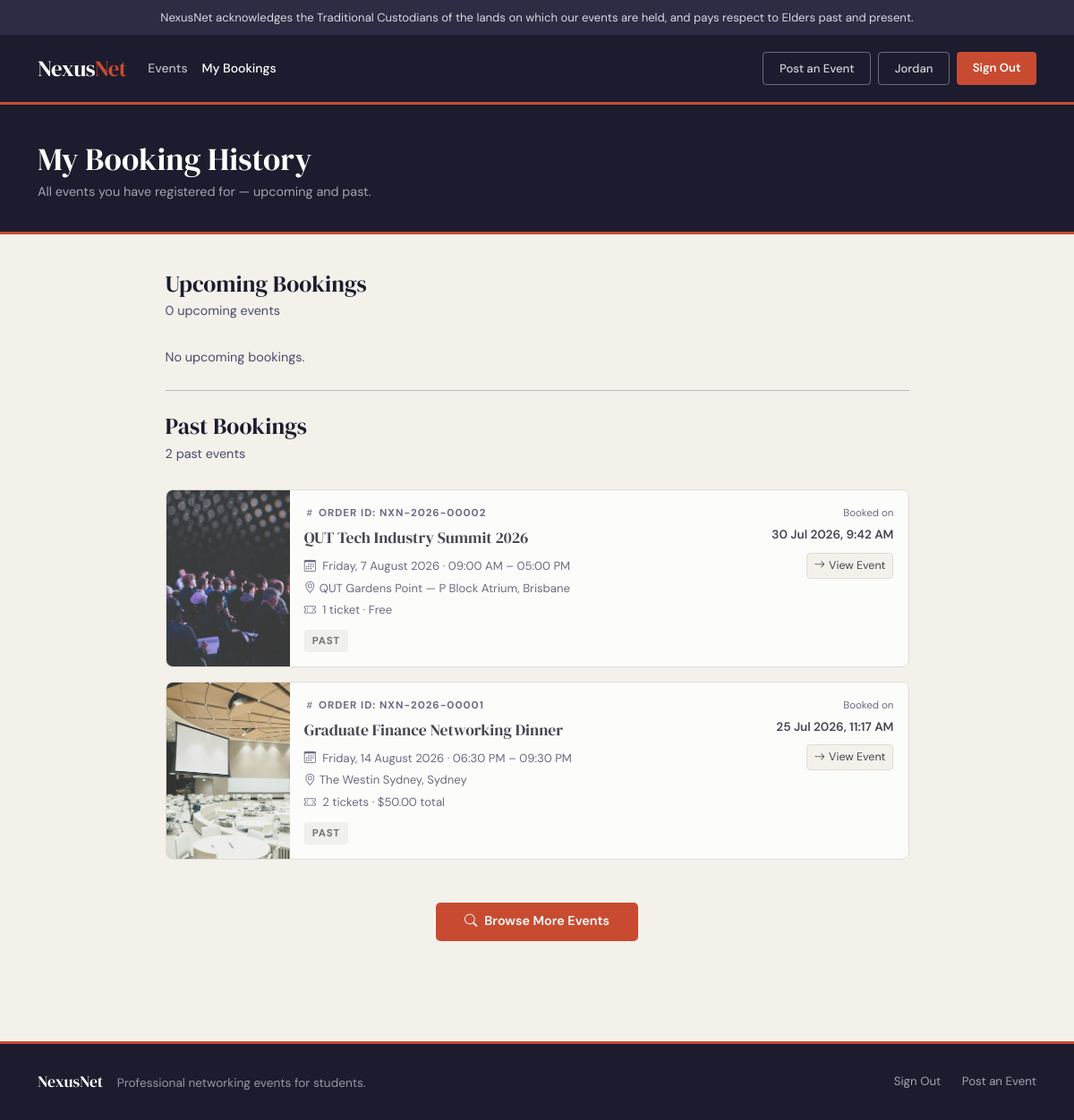
/bookings (signed in), run on the app's committed database.
### website/models.py (models this page shows)
class User(db.Model, UserMixin):
    __tablename__ = 'users'
    id = db.Column(db.Integer, primary_key=True)
    first_name = db.Column(db.String(50), nullable=False)
    surname = db.Column(db.String(50), nullable=False)
    email = db.Column(db.String(120), unique=True, nullable=False)
    password_hash = db.Column(db.String(255), nullable=False)
    contact_number = db.Column(db.String(20), nullable=False)
    street_address = db.Column(db.String(200), nullable=False)
    events = db.relationship('Event', back_populates='creator', lazy=True)
    orders = db.relationship('Order', back_populates='user', lazy=True)
    comments = db.relationship('Comment', back_populates='user', lazy=True)

class Order(db.Model):
    __tablename__ = 'orders'
    id = db.Column(db.Integer, primary_key=True)
    order_ref = db.Column(db.String(20), unique=True, nullable=False)
    quantity = db.Column(db.Integer, nullable=False)
    unit_price = db.Column(db.Float, nullable=False)
    total_price = db.Column(db.Float, nullable=False)
    booked_at = db.Column(db.DateTime, default=datetime.now)
    user_id = db.Column(db.Integer, db.ForeignKey('users.id'), nullable=False)
    event_id = db.Column(db.Integer, db.ForeignKey('events.id'), nullable=False)
    user = db.relationship('User', back_populates='orders')
    event = db.relationship('Event', back_populates='orders')

class Event(db.Model):
    __tablename__ = 'events'
    id = db.Column(db.Integer, primary_key=True)
    title = db.Column(db.String(200), nullable=False)
    description = db.Column(db.Text, nullable=False)
    image = db.Column(db.String(400), nullable=False)
    date = db.Column(db.DateTime, nullable=False)
    end_time = db.Column(db.DateTime, nullable=False)
    venue = db.Column(db.String(200), nullable=False)
    venue_address = db.Column(db.String(300), nullable=False)
    city = db.Column(db.String(100), nullable=False)
    state = db.Column(db.String(100), nullable=False)
    sector = db.Column(db.String(100), nullable=False)
    subsector = db.Column(db.String(100), nullable=True)
    ticket_capacity = db.Column(db.Integer, nullable=False)
    tickets_remaining = db.Column(db.Integer, nullable=False)
    ticket_price = db.Column(db.Float, nullable=False)
    status = db.Column(db.String(20), nullable=False, default='Open')
    aoc_level = db.Column(db.String(10), nullable=False, default='none')
    aoc_country_name = db.Column(db.String(200), nullable=True)
    aoc_custom_text = db.Column(db.Text, nullable=True)
    created_at = db.Column(db.DateTime, default=datetime.now)
    user_id = db.Column(db.Integer, db.ForeignKey('users.id'), nullable=False)
    creator = db.relationship('User', back_populates='events')
    orders = db.relationship('Order', back_populates='event', lazy=True)
    comments = db.relationship('Comment', back_populates='event',
                               lazy=True, order_by='Comment.posted_at')

### website/views.py (the view)
@main_bp.route('/bookings')
@login_required
def booking_history():
    now = datetime.now()
    orders = sorted(current_user.orders, key=lambda o: o.event.date)
    upcoming = [o for o in orders if o.event.date >= now]
    past = [o for o in orders if o.event.date < now]
    return render_template('booking-history.html', upcoming=upcoming, past=past)

### website/templates/booking-history.html (shortened to what this page needs)
{% extends "base.html" %}
{% block nav_bookings %}active{% endblock %}
{% block header %}
<div class="page-header">
  <div class="container">
    <h1>My Booking History</h1>
    <p>All events you have registered for &mdash; upcoming and past.</p>
  </div>
</div>
{% endblock %}
{% block content %}
<main class="pb-5">
  <div class="container">
    <div class="row justify-content-center">
      <div class="col-lg-9">
        <h2 class="section-heading">Upcoming Bookings</h2>
        <p class="section-sub">{{ upcoming|length }} upcoming event{{ 's' if upcoming|length != 1 }}</p>
        {% for order in upcoming %}
        <div class="booking-row">
          <div class="row g-0">
            <div class="col-4 col-sm-3 col-md-2">
              <img src="{{ url_for('static', filename='img/' + order.event.image) }}"
                   class="booking-img" alt="{{ order.event.title }}">
            </div>
            <div class="col-8 col-sm-9 col-md-10 p-3">
              <div class="row align-items-start">
                <div class="col-md-8">
                  <div class="booking-id"><i class="bi bi-hash"></i> Order ID: {{ order.order_ref }}</div>
                  <div class="booking-event-name">{{ order.event.title }}</div>
                  <div class="booking-detail">
                    <i class="bi bi-calendar3 me-1"></i>
                    {{ order.event.date.strftime('%A, %-d %B %Y') }} &middot;
                    {{ order.event.date.strftime('%I:%M %p') }} &ndash; {{ order.event.end_time.strftime('%I:%M %p') }}
                  </div>
                  <div class="booking-detail">
                    <i class="bi bi-geo-alt me-1"></i>{{ order.event.venue }}, {{ order.event.city }}
                  </div>
                  <div class="booking-detail">
                    <i class="bi bi-ticket-perforated me-1"></i>
                    {{ order.quantity }} ticket{{ 's' if order.quantity != 1 }} &middot;
                    {% if order.total_price == 0 %}Free{% else %}${{ '%.2f'|format(order.total_price) }} total{% endif %}
                  </div>
                  <span class="booking-status {{ order.event.status.lower().replace(' ', '-') }}">
                    {{ order.event.status }}
                  </span>
                  {% if order.event.status == 'Cancelled' %}
                  <div class="mt-1" style="font-size:0.78rem; color:#8b1a1a;">
                    <i class="bi bi-info-circle me-1"></i>This event was cancelled by the organiser.
                  </div>
                  {% endif %}
                </div>
                <div class="col-md-4 text-md-end mt-3 mt-md-0">
                  <div style="font-size:0.72rem; color:var(--ink-soft); margin-bottom:4px;">Booked on</div>
                  <div style="font-weight:600; font-size:0.85rem;">
                    {{ order.booked_at.strftime('%-d %b %Y, %-I:%M %p') }}
                  </div>
                  <a href="{{ url_for('main.event_detail', id=order.event.id) }}"
                     class="btn btn-sm mt-2 d-inline-block"
                     style="background:var(--cream); border:1px solid var(--border); font-size:0.78rem; color:var(--ink);">
                    <i class="bi bi-arrow-right me-1"></i>View Event
                  </a>
                </div>
              </div>
            </div>
          </div>
        </div>
        {% else %}
        <p style="color:var(--ink-soft); font-size:0.9rem;">No upcoming bookings.</p>
        {% endfor %}
        <hr class="my-4">
        <h2 class="section-heading">Past Bookings</h2>
        <p class="section-sub">{{ past|length }} past event{{ 's' if past|length != 1 }}</p>
        {% for order in past %}
        <div class="booking-row" style="opacity:0.8;">
          <div class="row g-0">
            <div class="col-4 col-sm-3 col-md-2">
              <img src="{{ url_for('static', filename='img/' + order.event.image) }}"
                   class="booking-img" alt="{{ order.event.title }}">
            </div>
            <div class="col-8 col-sm-9 col-md-10 p-3">
              <div class="row align-items-start">
                <div class="col-md-8">
                  <div class="booking-id"><i class="bi bi-hash"></i> Order ID: {{ order.order_ref }}</div>
                  <div class="booking-event-name">{{ order.event.title }}</div>
                  <div class="booking-detail">
                    <i class="bi bi-calendar3 me-1"></i>
                    {{ order.event.date.strftime('%A, %-d %B %Y') }} &middot;
                    {{ order.event.date.strftime('%I:%M %p') }} &ndash; {{ order.event.end_time.strftime('%I:%M %p') }}
                  </div>
                  <div class="booking-detail">
                    <i class="bi bi-geo-alt me-1"></i>{{ order.event.venue }}, {{ order.event.city }}
                  </div>
                  <div class="booking-detail">
                    <i class="bi bi-ticket-perforated me-1"></i>
                    {{ order.quantity }} ticket{{ 's' if order.quantity != 1 }} &middot;
                    {% if order.total_price == 0 %}Free{% else %}${{ '%.2f'|format(order.total_price) }} total{% endif %}
                  </div>
                  <span class="booking-status" style="background:#f0f0f0; color:#555;">Past</span>
                </div>
                <div class="col-md-4 text-md-end mt-3 mt-md-0">
                  <div style="font-size:0.72rem; color:var(--ink-soft); margin-bottom:4px;">Booked on</div>
                  <div style="font-weight:600; font-size:0.85rem;">
                    {{ order.booked_at.strftime('%-d %b %Y, %-I:%M %p') }}
                  </div>
                  <a href="{{ url_for('main.event_detail', id=order.event.id) }}"
                     class="btn btn-sm mt-2 d-inline-block"
                     style="background:var(--cream); border:1px solid var(--border); font-size:0.78rem; color:var(--ink);">
                    <i class="bi bi-arrow-right me-1"></i>View Event
                  </a>
                </div>
              </div>
            </div>
          </div>
        </div>
        {% else %}
        <p style="color:var(--ink-soft); font-size:0.9rem;">No past bookings.</p>
        {% endfor %}
        <div class="text-center mt-5">
          <a href="{{ url_for('main.index') }}" class="btn-accent"
            style="padding:0.6rem 2rem; border-radius:5px; font-size:0.9rem;">
            <i class="bi bi-search me-2"></i>Browse More Events
          </a>
        </div>
      </div>
    </div>
  </div>
</main>
{% endblock %}

### website/templates/base.html (shortened to what this page needs)
<!DOCTYPE html>
<html lang="en">
<head>
  <link href="https://cdn.jsdelivr.net/npm/bootstrap@5.3.2/dist/css/bootstrap.min.css" rel="stylesheet"
>
  <link href="https://cdn.jsdelivr.net/npm/bootstrap-icons@1.11.3/font/bootstrap-icons.min.css" rel="stylesheet">
  <link href="{{ url_for('static', filename='style/main.css') }}" rel="stylesheet">
</head>
<body>
  {% block aoc_banner %}
  <div class="aoc-banner">
    NexusNet acknowledges the Traditional Custodians of the lands on which our events are held,
    and pays respect to Elders past and present.
  </div>
  {% endblock %}
  <nav class="navbar navbar-expand-lg sticky-top">
    <div class="container">
      <a class="navbar-brand" href="{{ url_for('main.index') }}">Nexus<span>Net</span></a>
      <div class="collapse navbar-collapse" id="mainNav">
        <ul class="navbar-nav me-auto mb-2 mb-lg-0">
          <li class="nav-item">
            <a class="nav-link {% block nav_events %}{% endblock %}" href="{{ url_for('main.index') }}">Events</a>
          </li>
          <li class="nav-item">
            <a class="nav-link {% block nav_bookings %}{% endblock %}" href="{{ url_for('main.booking_history') }}">My Bookings</a>
          </li>
        </ul>
        <div class="d-flex gap-2 mt-2 mt-lg-0">
          <a href="{{ url_for('main.create_event') }}" class="btn-outline-light-custom">Post an Event</a>
          {% if current_user.is_authenticated %}
            <span class="btn-outline-light-custom" style="cursor:default;">{{ current_user.first_name }}</span>
            <a href="{{ url_for('auth.logout') }}" class="btn-accent">Sign Out</a>
          {% else %}
            <a href="{{ url_for('auth.register', next=request.path) }}" class="btn-outline-light-custom">Register</a>
            <a href="{{ url_for('auth.login', next=request.path) }}" class="btn-accent">Sign In</a>
          {% endif %}
        </div>
      </div>
    </div>
  </nav>
  {% block header %}{% endblock %}
  {% block content %}{% endblock %}
  <footer class="site-footer">
    <div class="container">
      <div class="row align-items-center">
        <div class="col-md-6 mb-2 mb-md-0">
          <span class="footer-brand">NexusNet</span>
          <span>Professional networking events for students.</span>
        </div>
        <div class="col-md-6 text-md-end">
          {% if current_user.is_authenticated %}
            <a href="{{ url_for('auth.logout') }}" class="footer-link">Sign Out</a>
          {% else %}
            <a href="{{ url_for('auth.login') }}" class="footer-link">Sign In</a>
            <a href="{{ url_for('auth.register') }}" class="footer-link">Register</a>
          {% endif %}
          <a href="{{ url_for('main.create_event') }}" class="footer-link">Post an Event</a>
        </div>
      </div>
    </div>
  </footer>
</body>
</html>

### website/static/style/main.css (style rules this page uses)
:root { --cream: #f4f1eb; --ink: #1c1c2e; --ink-soft: #4a4a6a; --accent: #c84b31; --accent-dk: #a33a24; --border: #ddd8cc; --card-bg: #ffffff; }
* { box-sizing: border-box; }
body { font-family: 'DM Sans', sans-serif; background: var(--cream); color: var(--ink); font-size: 15px; line-height: 1.65; }
.navbar { background: var(--ink); padding: 0.75rem 0; border-bottom: 3px solid var(--accent); }
.navbar-brand { font-family: 'DM Serif Display', serif; font-size: 1.55rem; color: #fff !important; letter-spacing: -0.5px; }
.navbar-brand span { color: var(--accent); }
.navbar .nav-link { color: rgba(255,255,255,0.7) !important; font-size: 0.875rem; font-weight: 500; padding: 0.4rem 0.9rem; transition: color 0.2s; }
.navbar .nav-link:hover, .navbar .nav-link.active { color: #fff !important; }
.btn-accent { background: var(--accent); color: #fff !important; border: none; font-weight: 600; font-size: 0.82rem; padding: 0.42rem 1.1rem; border-radius: 4px; text-decoration: none; transition: background 0.2s; display: inline-block; }
.btn-outline-light-custom { background: transparent; color: rgba(255,255,255,0.8) !important; border: 1px solid rgba(255,255,255,0.35); font-weight: 500; font-size: 0.82rem; padding: 0.42rem 1.1rem; border-radius: 4px; text-decoration: none; transition: all 0.2s; display: inline-block; }
.section-heading { font-family: 'DM Serif Display', serif; font-size: 1.6rem; margin-bottom: 0.25rem; }
.section-sub { color: var(--ink-soft); font-size: 0.9rem; margin-bottom: 1.75rem; }
.page-header { background: var(--ink); padding: 2.5rem 0 2rem; margin-bottom: 2.5rem; border-bottom: 3px solid var(--accent); }
.page-header h1, .page-header h4 { font-family: 'DM Serif Display', serif; color: #fff; font-size: clamp(1.5rem, 3vw, 2.2rem); margin-bottom: 0.25rem; }
.page-header p { color: rgba(255,255,255,0.6); font-size: 0.9rem; margin: 0; }
.site-footer { background: var(--ink); color: rgba(255,255,255,0.55); padding: 1.75rem 0; margin-top: 4rem; font-size: 0.85rem; border-top: 3px solid var(--accent); }
.footer-brand { font-family: 'DM Serif Display', serif; color: #fff; font-size: 1.1rem; margin-right: 0.75rem; }
.footer-link { color: rgba(255,255,255,0.6); text-decoration: none; margin-left: 1.25rem; font-size: 0.83rem; transition: color 0.2s; }
.booking-row { background: #fff; border: 1px solid var(--border); border-radius: 8px; overflow: hidden; margin-bottom: 1rem; transition: box-shadow 0.2s; }
.booking-img { width: 100%; height: 100%; min-height: 120px; object-fit: cover; display: block; }
.booking-id { font-size: 0.72rem; font-weight: 700; text-transform: uppercase; letter-spacing: 1px; color: var(--ink-soft); margin-bottom: 4px; }
.booking-event-name { font-family: 'DM Serif Display', serif; font-size: 1.1rem; margin-bottom: 0.35rem; }
.booking-detail { font-size: 0.82rem; color: var(--ink-soft); margin-bottom: 3px; }
.booking-status { font-size: 0.72rem; font-weight: 700; text-transform: uppercase; letter-spacing: 0.8px; padding: 3px 9px; border-radius: 3px; display: inline-block; margin-top: 0.5rem; }
.aoc-banner { background: #2e2b45; color: rgba(255,255,255,0.82); font-size: 0.82rem; padding: 0.6rem 0; text-align: center; line-height: 1.5; }

### data on the page
User: first_name "Jordan"
Order: image (picture), order_ref "NXN-2026-00002", event "QUT Tech Industry Summit 2026", event "Friday, 7 August 2026", event "09:00 AM", event.end_time "05:00 PM", event.venue "QUT Gardens Point — P Block Atrium", event.city "Brisbane", quantity "1", total_price "Free", booked_at "30 Jul 2026, 9:42 AM"
Order: image (picture), order_ref "NXN-2026-00001", event "Graduate Finance Networking Dinner", event "Friday, 14 August 2026", event "06:30 PM", event.end_time "09:30 PM", event.venue "The Westin Sydney", event.city "Sydney", quantity "2", quantity "s", total_price "50.00", booked_at "25 Jul 2026, 11:17 AM"

### other printed values
{{ upcoming|length }} "0"
{{ 's' if upcoming|length != 1 }} "s"
{{ past|length }} "2"
{{ 's' if past|length != 1 }} "s"
